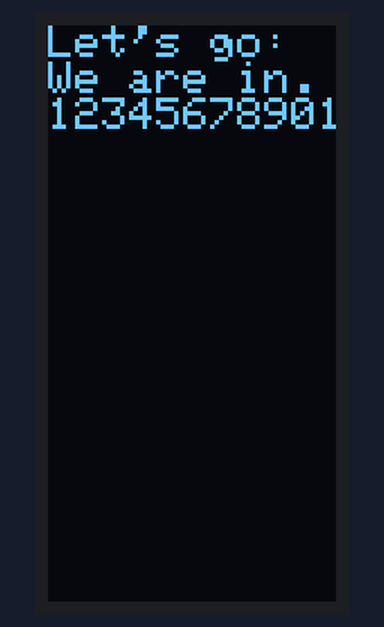
Simulated run of this sketch. Board: ESP8266 (NodeMCU). Parts: 64×128 one-colour display. The display library's start-up logo is not drawn; random numbers use the default seed unless the sketch sets one; what the sketch prints to the serial monitor is not drawn.

Above: at 2.3 s.
At 7.3 s:
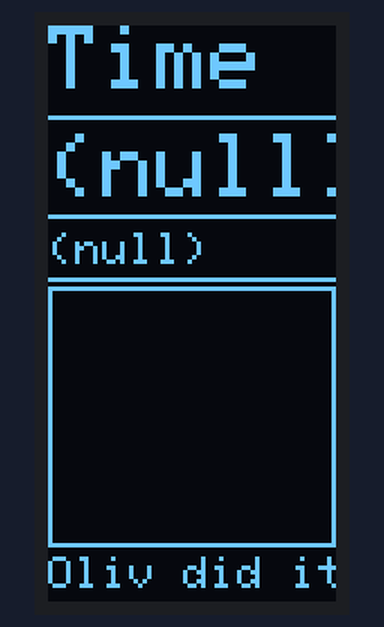

Measured:
- what the display in image 0 shows lasts 5.0 s, from 2.2 s to 7.2 s

The sketch:

feather.ssd1306.test.3.ino
```cpp
/**
   Shows how to rotate the screen content.
   Screen test for the Feather SSD1306 128x64 Only. Makes no sense to rotate the 128x32.

   Graphical primitives doc at https://learn.adafruit.com/adafruit-gfx-graphics-library/graphics-primitives

   @author Olivier LeDiouris

   Keywords: ESP8266, Feather, Huzzah, SD1306, Multiple screens, Graphics demo, Rotated, 128x64
*/
#include <Wire.h>
#include <ESP8266WiFi.h>
#include <Adafruit_GFX.h>
#include <Adafruit_SSD1306.h>

#define ROT_0   0
#define ROT_90  1
#define ROT_180 2
#define ROT_270 3

// #define DEBUG

const int SSD1306_WIDTH = 128;

const int SSD1306_I2C_ADDR = 0x3D; // for 128x64
const int SSD1306_HEIGHT = 64;

Adafruit_SSD1306 ssd1306 = Adafruit_SSD1306(SSD1306_WIDTH, SSD1306_HEIGHT, &Wire);

unsigned long started = 0;

char* msToTimeStr(long ms, boolean minSec) {
  int seconds = (int)(ms / 1000);
  int minutes = 0;
  int hours = 0;
  if (seconds > 59) {
    minutes = (int)(seconds / 60);
    seconds -= (minutes * 60);
  }
  if (minutes > 59) {
    hours = (int)(minutes / 60);
    minutes -= (hours * 60);
  }
  char buffer[128];
  if (!minSec) {
    sprintf(buffer, "%02d:%02d:%02d", hours, minutes, seconds);
  } else {
    sprintf(buffer, "%02d:%02d", minutes, seconds);
  }
  return buffer;
}

void setup() {
  started = millis(); // init.
  ssd1306.begin(SSD1306_SWITCHCAPVCC, SSD1306_I2C_ADDR);

  // initialize display
  ssd1306.setRotation(ROT_90);
  ssd1306.display();

  delay(2000);
  ssd1306.clearDisplay();
  ssd1306.display();

  Serial.begin(115200); // Console output
  delay(100);

  // text display tests
  ssd1306.setTextSize(1);
  ssd1306.setTextColor(WHITE);
  ssd1306.setTextWrap(false);
  ssd1306.setCursor(0, 0);
  ssd1306.println("Let's go:");
  ssd1306.println("We are in. TxtSize=1");
  ssd1306.println("123456789012345678901234567890"); // Should be cut, as setTextWrap(false);
  ssd1306.setCursor(0, 0);
  ssd1306.display(); // actually display all of the above

  delay(5000);

  Serial.println("Setup completed");
}

int status = -1;

int yOffset = 0;
char dataBuffer[128];

unsigned long lastPing = 0;

#define BALL_RADIUS 3

int bouncingBallX = random(10, SSD1306_WIDTH - 10);
int bouncingBallY = BALL_RADIUS;
int bouncingXIncrement = 1;
int bouncingYIncrement = 3;

void loop() {
  unsigned long time = millis();

#ifdef DEBUG
  Serial.print("Started:");
  Serial.print(started);
  Serial.print(", time:");
  Serial.print(time);
  Serial.print(", delta:");
  Serial.println(time - started);
#endif

  ssd1306.clearDisplay();
  ssd1306.setCursor(0, 0);
  ssd1306.setTextSize(2);
  ssd1306.println("Time");
  ssd1306.drawFastHLine(0, 20, SSD1306_WIDTH - 1, WHITE);
  ssd1306.setCursor(0, 24);
  sprintf(dataBuffer, "%s", msToTimeStr(time - started, true));
  ssd1306.println(dataBuffer);
  ssd1306.drawFastHLine(0, 42, SSD1306_WIDTH - 1, WHITE);
  ssd1306.setTextSize(1);
  ssd1306.setCursor(0, 46);
  sprintf(dataBuffer, "%s", msToTimeStr(time - started, false));
  ssd1306.println(dataBuffer);
  ssd1306.drawFastHLine(0, 56, SSD1306_WIDTH - 1, WHITE);

  // A bouncing ball here
  int boxHeight = (116 - 58);

  ssd1306.drawRect(0, 58, ssd1306.width(), boxHeight, WHITE);
  ssd1306.fillCircle(bouncingBallX, bouncingBallY + 58, BALL_RADIUS, WHITE);
  bouncingBallX += bouncingXIncrement;
  bouncingBallY += bouncingYIncrement;

  if (bouncingBallX <= BALL_RADIUS || bouncingBallX >= (ssd1306.width() - BALL_RADIUS)) {
    bouncingXIncrement *= -1;
  }
  if (bouncingBallY <= BALL_RADIUS || bouncingBallY >= (boxHeight - BALL_RADIUS)) {
    bouncingYIncrement *= -1;
  }

  ssd1306.setCursor(0, 118);
  ssd1306.println("Oliv did it.");

  delay(10);
  yield(); // Send in background and move on
  ssd1306.display();
}
```
